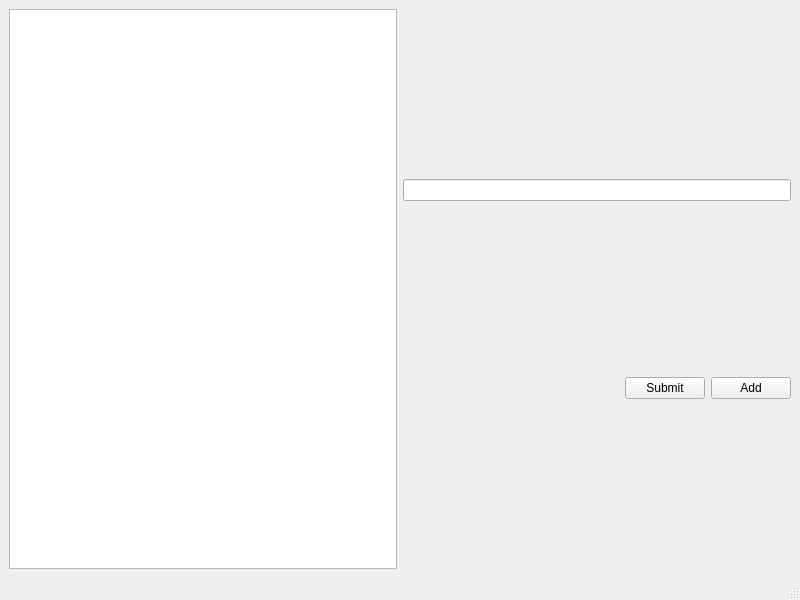
<?xml version="1.0" encoding="UTF-8"?>
<ui version="4.0">
 <class>MainWindow</class>
 <widget class="QMainWindow" name="MainWindow">
  <property name="geometry">
   <rect>
    <x>0</x>
    <y>0</y>
    <width>800</width>
    <height>600</height>
   </rect>
  </property>
  <property name="windowTitle">
   <string>MainWindow</string>
  </property>
  <widget class="QWidget" name="centralwidget">
   <layout class="QHBoxLayout" name="horizontalLayout_2">
    <item>
     <layout class="QVBoxLayout" name="verticalLayout"/>
    </item>
    <item>
     <widget class="QTableView" name="tableView"/>
    </item>
    <item>
     <layout class="QVBoxLayout" name="verticalLayout_2">
      <item>
       <widget class="QLineEdit" name="lineEdit"/>
      </item>
      <item>
       <layout class="QHBoxLayout" name="horizontalLayout">
        <item>
         <spacer name="horizontalSpacer">
          <property name="orientation">
           <enum>Qt::Horizontal</enum>
          </property>
          <property name="sizeHint" stdset="0">
           <size>
            <width>40</width>
            <height>20</height>
           </size>
          </property>
         </spacer>
        </item>
        <item>
         <widget class="QPushButton" name="pushButton_submit">
          <property name="text">
           <string>Submit</string>
          </property>
         </widget>
        </item>
        <item>
         <widget class="QPushButton" name="pushButton_add">
          <property name="text">
           <string>Add</string>
          </property>
         </widget>
        </item>
       </layout>
      </item>
     </layout>
    </item>
   </layout>
  </widget>
  <widget class="QMenuBar" name="menubar">
   <property name="geometry">
    <rect>
     <x>0</x>
     <y>0</y>
     <width>800</width>
     <height>22</height>
    </rect>
   </property>
  </widget>
  <widget class="QStatusBar" name="statusbar"/>
 </widget>
 <resources/>
 <connections/>
</ui>
